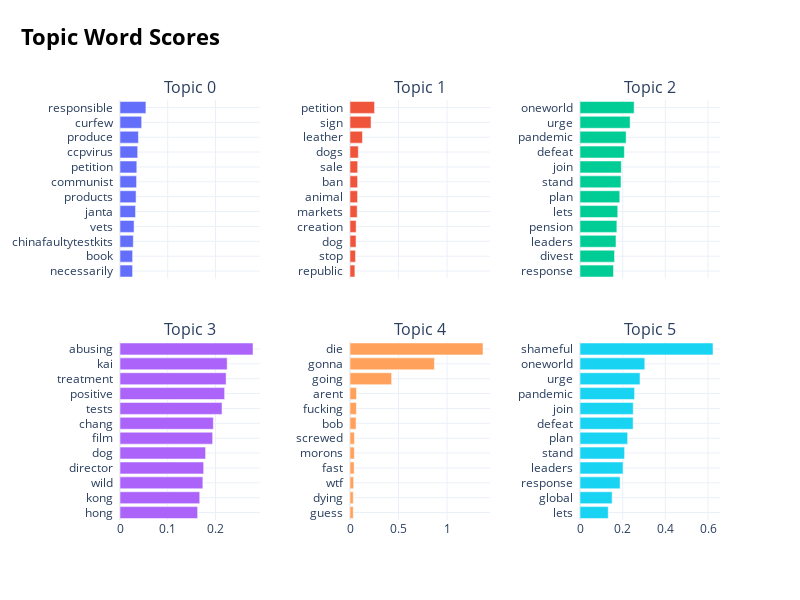

The notebook cell saved with this chart:
### Code cell
alberto2.visualize_barchart(n_words=12)

### Figure 1 — Plotly figure (JSON) as saved in the notebook; plotly's stock layout.template omitted (floating-point values rounded to 4 significant figures)
{"data": [{"orientation": "h", "type": "bar", "x": [0.02635, 0.02643, 0.02789, 0.02948, 0.03254, 0.03367, 0.03469, 0.03521, 0.03703, 0.03857, 0.04535, 0.05429], "xaxis": "x", "y": ["necessarily  ", "book  ", "chinafaultytestkits  ", "vets  ", "janta  ", "products  ", "communist  ", "petition  ", "ccpvirus  ", "produce  ", "curfew  ", "responsible  "], "yaxis": "y"}, {"orientation": "h", "type": "bar", "x": [0.05024, 0.05698, 0.06197, 0.06318, 0.07408, 0.07786, 0.07809, 0.07915, 0.08567, 0.1284, 0.2167, 0.2527], "xaxis": "x2", "y": ["republic  ", "stop  ", "dog  ", "creation  ", "markets  ", "animal  ", "ban  ", "sale  ", "dogs  ", "leather  ", "sign  ", "petition  "], "yaxis": "y2"}, {"orientation": "h", "type": "bar", "x": [0.1569, 0.1617, 0.1686, 0.1727, 0.1768, 0.1864, 0.1919, 0.1935, 0.2079, 0.216, 0.2348, 0.2536], "xaxis": "x3", "y": ["response  ", "divest  ", "leaders  ", "pension  ", "lets  ", "plan  ", "stand  ", "join  ", "defeat  ", "pandemic  ", "urge  ", "oneworld  "], "yaxis": "y3"}, {"orientation": "h", "type": "bar", "x": [0.1626, 0.167, 0.1736, 0.1753, 0.1793, 0.194, 0.1955, 0.2137, 0.2191, 0.2223, 0.2245, 0.2786], "xaxis": "x4", "y": ["hong  ", "kong  ", "wild  ", "director  ", "dog  ", "film  ", "chang  ", "tests  ", "positive  ", "treatment  ", "kai  ", "abusing  "], "yaxis": "y4"}, {"orientation": "h", "type": "bar", "x": [0.03363, 0.03378, 0.03754, 0.04248, 0.04441, 0.04542, 0.06229, 0.06595, 0.06694, 0.429, 0.8692, 1.37], "xaxis": "x5", "y": ["guess  ", "dying  ", "wtf  ", "fast  ", "morons  ", "screwed  ", "bob  ", "fucking  ", "arent  ", "going  ", "gonna  ", "die  "], "yaxis": "y5"}, {"orientation": "h", "type": "bar", "x": [0.1323, 0.1506, 0.1879, 0.2019, 0.2089, 0.2232, 0.2488, 0.2494, 0.2558, 0.2811, 0.3036, 0.6232], "xaxis": "x6", "y": ["lets  ", "global  ", "response  ", "leaders  ", "stand  ", "plan  ", "defeat  ", "join  ", "pandemic  ", "urge  ", "oneworld  ", "shameful  "], "yaxis": "y6"}], "layout": {"annotations": [{"font": {"size": 16}, "showarrow": false, "text": "Topic 0", "x": 0.1167, "xanchor": "center", "xref": "paper", "y": 1, "yanchor": "bottom", "yref": "paper"}, {"font": {"size": 16}, "showarrow": false, "text": "Topic 1", "x": 0.5, "xanchor": "center", "xref": "paper", "y": 1, "yanchor": "bottom", "yref": "paper"}, {"font": {"size": 16}, "showarrow": false, "text": "Topic 2", "x": 0.8833, "xanchor": "center", "xref": "paper", "y": 1, "yanchor": "bottom", "yref": "paper"}, {"font": {"size": 16}, "showarrow": false, "text": "Topic 3", "x": 0.1167, "xanchor": "center", "xref": "paper", "y": 0.425, "yanchor": "bottom", "yref": "paper"}, {"font": {"size": 16}, "showarrow": false, "text": "Topic 4", "x": 0.5, "xanchor": "center", "xref": "paper", "y": 0.425, "yanchor": "bottom", "yref": "paper"}, {"font": {"size": 16}, "showarrow": false, "text": "Topic 5", "x": 0.8833, "xanchor": "center", "xref": "paper", "y": 0.425, "yanchor": "bottom", "yref": "paper"}], "height": 600, "hoverlabel": {"bgcolor": "white", "font": {"family": "Rockwell", "size": 16}}, "showlegend": false, "title": {"font": {"color": "Black", "size": 22}, "text": "<b>Topic Word Scores", "x": 0.15, "xanchor": "center", "y": 0.95, "yanchor": "top"}, "width": 800, "xaxis": {"anchor": "y", "domain": [0, 0.2333], "matches": "x4", "showgrid": true, "showticklabels": false}, "xaxis2": {"anchor": "y2", "domain": [0.3833, 0.6167], "matches": "x5", "showgrid": true, "showticklabels": false}, "xaxis3": {"anchor": "y3", "domain": [0.7667, 1.0], "matches": "x6", "showgrid": true, "showticklabels": false}, "xaxis4": {"anchor": "y4", "domain": [0, 0.2333], "showgrid": true}, "xaxis5": {"anchor": "y5", "domain": [0.3833, 0.6167], "showgrid": true}, "xaxis6": {"anchor": "y6", "domain": [0.7667, 1.0], "showgrid": true}, "yaxis": {"anchor": "x", "domain": [0.575, 1], "showgrid": true}, "yaxis2": {"anchor": "x2", "domain": [0.575, 1], "showgrid": true}, "yaxis3": {"anchor": "x3", "domain": [0.575, 1], "showgrid": true}, "yaxis4": {"anchor": "x4", "domain": [0, 0.425], "showgrid": true}, "yaxis5": {"anchor": "x5", "domain": [0, 0.425], "showgrid": true}, "yaxis6": {"anchor": "x6", "domain": [0, 0.425], "showgrid": true}}}
